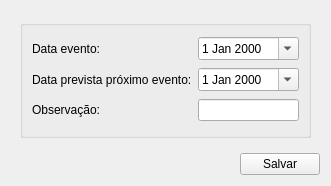
<?xml version="1.0" encoding="UTF-8"?>
<ui version="4.0">
 <class>InputDialog</class>
 <widget class="QDialog" name="InputDialog">
  <property name="geometry">
   <rect>
    <x>0</x>
    <y>0</y>
    <width>331</width>
    <height>186</height>
   </rect>
  </property>
  <property name="windowTitle">
   <string>Informações</string>
  </property>
  <layout class="QGridLayout" name="gridLayout">
   <item row="0" column="0">
    <widget class="QFrame" name="frame">
     <layout class="QVBoxLayout" name="verticalLayout">
      <item>
       <widget class="QGroupBox" name="frameData">
        <layout class="QGridLayout" name="gridLayout_2">
         <item row="1" column="0">
          <widget class="QLabel" name="labelProximoEvento">
           <property name="text">
            <string>Data prevista próximo evento:</string>
           </property>
          </widget>
         </item>
         <item row="0" column="0">
          <widget class="QLabel" name="labelEvento">
           <property name="text">
            <string>Data evento:</string>
           </property>
          </widget>
         </item>
         <item row="2" column="1">
          <widget class="QLineEdit" name="lineEditObservacao"/>
         </item>
         <item row="2" column="0">
          <widget class="QLabel" name="labelObservacao">
           <property name="text">
            <string>Observação:</string>
           </property>
          </widget>
         </item>
         <item row="0" column="1">
          <widget class="QDateEdit" name="dateEditEvento">
           <property name="sizePolicy">
            <sizepolicy hsizetype="Expanding" vsizetype="Fixed">
             <horstretch>0</horstretch>
             <verstretch>0</verstretch>
            </sizepolicy>
           </property>
           <property name="calendarPopup">
            <bool>true</bool>
           </property>
          </widget>
         </item>
         <item row="1" column="1">
          <widget class="QDateEdit" name="dateEditProximo">
           <property name="sizePolicy">
            <sizepolicy hsizetype="Expanding" vsizetype="Fixed">
             <horstretch>0</horstretch>
             <verstretch>0</verstretch>
            </sizepolicy>
           </property>
           <property name="calendarPopup">
            <bool>true</bool>
           </property>
          </widget>
         </item>
        </layout>
       </widget>
      </item>
     </layout>
    </widget>
   </item>
   <item row="1" column="0">
    <layout class="QHBoxLayout" name="horizontalLayout">
     <item>
      <spacer name="horizontalSpacer">
       <property name="orientation">
        <enum>Qt::Horizontal</enum>
       </property>
       <property name="sizeHint" stdset="0">
        <size>
         <width>40</width>
         <height>20</height>
        </size>
       </property>
      </spacer>
     </item>
     <item>
      <widget class="QPushButton" name="pushButtonSalvar">
       <property name="sizePolicy">
        <sizepolicy hsizetype="Fixed" vsizetype="Fixed">
         <horstretch>0</horstretch>
         <verstretch>0</verstretch>
        </sizepolicy>
       </property>
       <property name="text">
        <string>Salvar</string>
       </property>
       <property name="autoDefault">
        <bool>false</bool>
       </property>
      </widget>
     </item>
    </layout>
   </item>
  </layout>
 </widget>
 <resources/>
 <connections/>
</ui>
